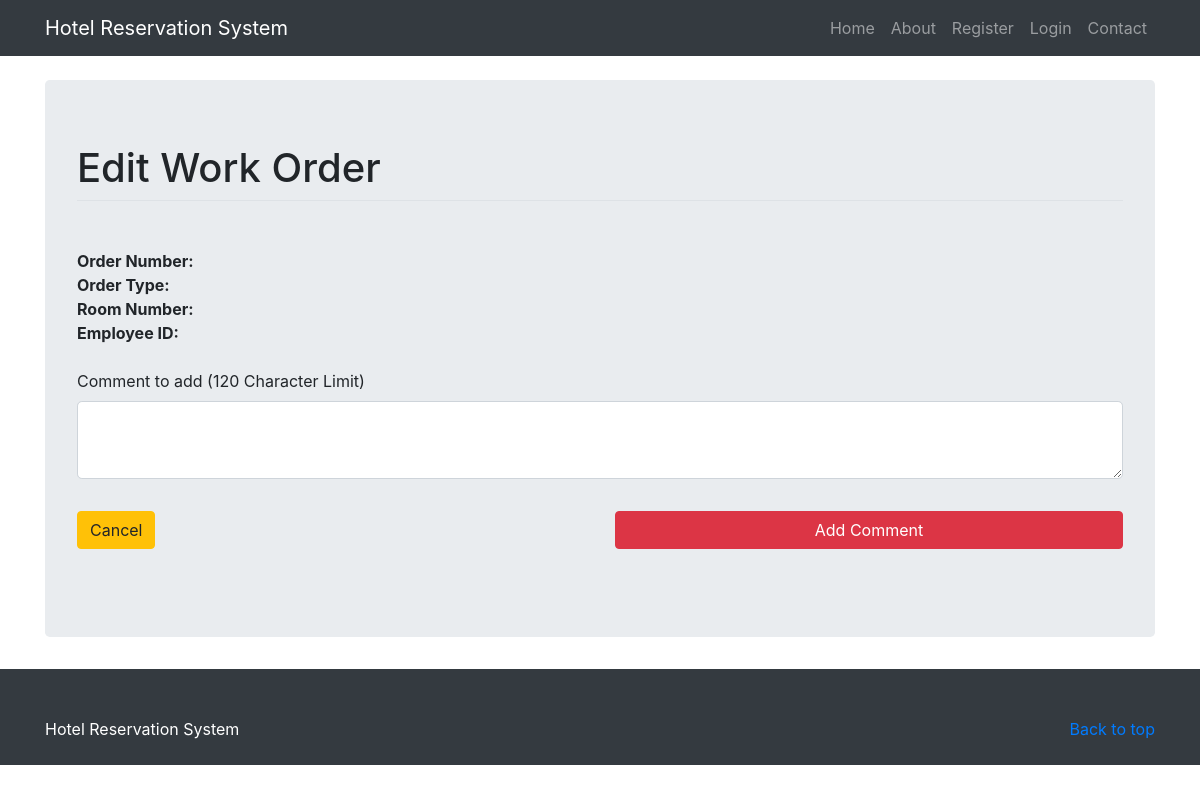
Page /edit_work_order/6 on the earlier database version.
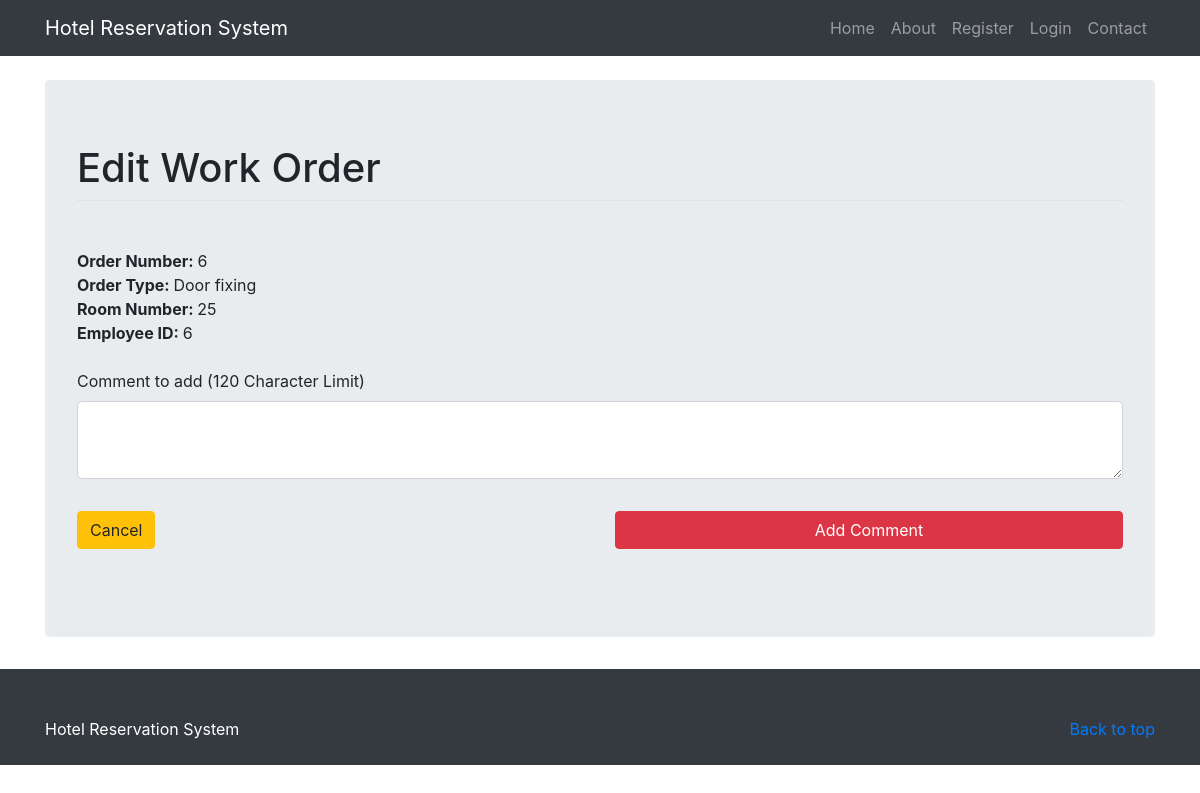
Same page on the later database version.
### hotel_system/models.py (models this page shows, shortened)
class WorkOrder(db.Model):
    order_number = db.Column(db.Integer, nullable = False, primary_key=True)
    type = db.Column(db.String(20), nullable=False)
    room_num = db.Column(db.Integer, nullable=False)
    employee_id = db.Column(db.Integer, nullable=False)
    comments = db.Column(db.Text)

### hotel_system/routes.py (the view)
@app.route('/edit_work_order/<work_order>', methods=['GET', 'POST'])
def edit_work_order(work_order):
    form = EditWorkOrderForm()
    order = WorkOrder.query.filter(WorkOrder.order_number == work_order).first()
    if form.validate_on_submit():
        comment = '\n' + str(date.today()) + ' - ' + form.comment.data
        order.comments = order.comments + comment
        db.session.commit()
        flash(f'You have added a comment to work order {work_order}!', 'success')
        return redirect(url_for('view_work_orders'))
    return render_template('edit_work_order.html', form = form, order = order)

### hotel_system/forms.py
class EditWorkOrderForm(FlaskForm):
    comment = TextAreaField('Comment to add (120 Character Limit)', validators=[Length(max=120)])
    submit = SubmitField('Add Comment')

### hotel_system/templates/edit_work_order.html (shortened to what this page needs)
{% extends "layout.html" %}
{% block content %}
<body>
    <main role="main">
        <div class="container"><br>
             <div class="jumbotron center">
         		<form action="" method="POST">
         			<fieldset class="form-group">
                <legend class ="border-bottom mb-4"><h1>Edit Work Order</h1></legend><br>
                    <strong>Order Number: </strong>{{ order.order_number }}<br>
                    <strong>Order Type: </strong>{{ order.type }}<br>
                    <strong>Room Number: </strong>{{ order.room_num }}<br>
                    <strong>Employee ID: </strong>{{ order.employee_id }}<br><br>
                    <div class="row">
                        <div class="col-xs-12 sm-12 col-md-12 col-lg-12">
           				    <div class = "form-group">
           					{{ form.comment.label(class="form-control-label") }}
           					{% if form.comment.errors %}
           						{{ form.comment(class="form-control form-control-lg is-invalid") }}
           						<div class="invalid-feedback">
           							{% for error in form.comment.errors %}
           								<span>{{ error }}</span>
           							{% endfor %}
           						</div>
           					{% else %}
           						{{ form.comment(class="form-control form-control-lg") }}
           					{% endif %}
                             </div>
                        </div>
                    </div>
         			</fieldset>
         			 <div class="row">
                        <div class="col-md-6 col-sm-6 col-xs-6 pad-adjust">
                         <a href="{{ url_for('view_work_orders') }}" class="btn btn-warning">Cancel</a>
                        </div>
                        <div class="col-md-6 col-sm-6 col-xs-6 pad-adjust" id="payment_buttons">
                          {{ form.submit(class="btn btn-danger btn-block") }}
                        </div>
                    </div>
         		</form><br>
         	</div>
        </div>
    </main>
</body>
{% endblock %}

Differences in the rows shown:
added WorkOrder: order_number "6", type "Door fixing", room_num "25", employee_id "6"
